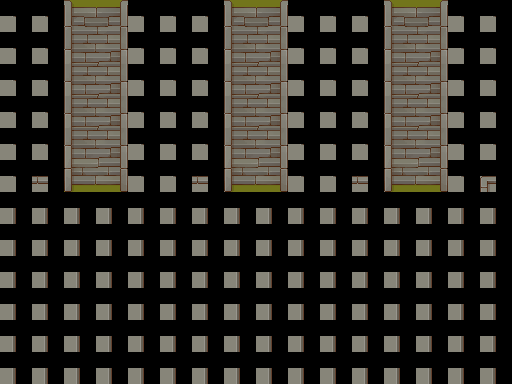

A level layout from a 2D game, rendered from its tile map. Below: a short description, then the map file with its tile-grid data intact:
An orthogonal 16x12 tile map with 32x32 px tiles, 3 tile layers (Suelo, Pared, Capa de patrones 3), 4 tilesets.

<map version="1.10" tiledversion="1.10.1" orientation="orthogonal" renderorder="right-down" width="16" height="12" tilewidth="32" tileheight="32" infinite="0" nextlayerid="4" nextobjectid="1">
 <tileset firstgid="1" source="TX Tileset Stone Ground.tsx" />
 <tileset firstgid="65" source="TX Tileset Wall.tsx" />
 <tileset firstgid="321" source="TX Struct.tsx" />
 <tileset firstgid="577" source="TX Tileset Grass.tsx" />
 <layer id="1" name="Suelo" width="16" height="12">
  <data encoding="csv">
10,10,10,10,10,10,10,10,10,10,10,10,10,10,10,10,
10,10,10,10,10,10,10,10,10,10,10,10,10,10,10,10,
10,10,10,10,10,10,10,10,10,10,10,10,10,10,10,10,
10,10,10,10,10,10,10,10,10,10,10,10,10,10,10,10,
10,10,10,10,10,10,10,10,10,10,10,10,10,10,10,10,
10,10,610,10,10,10,10,10,10,10,10,10,10,10,10,10,
601,601,610,609,603,587,595,610,609,601,603,603,610,609,594,603,
586,595,618,617,603,578,586,618,617,603,580,588,618,617,593,580,
593,596,626,625,594,587,580,626,625,593,580,580,626,625,604,603,
604,585,634,633,588,595,585,634,633,601,604,594,634,633,580,577,
577,604,587,594,594,602,577,595,586,595,595,601,580,587,601,578,
593,577,588,579,603,577,585,594,579,603,588,603,588,595,602,604
</data>
 </layer>
 <layer id="2" name="Pared" width="16" height="12">
  <data encoding="csv">
0,85,86,88,89,0,85,86,88,89,0,85,86,88,89,0,
0,101,102,104,105,0,101,102,104,105,0,101,102,104,105,0,
0,100,0,0,98,0,100,0,0,98,0,100,0,0,98,0,
0,100,0,0,98,0,100,0,0,98,0,100,0,0,98,0,
162,116,168,168,114,167,116,185,185,114,167,116,185,185,114,115,
178,132,168,168,130,183,132,185,185,130,183,132,185,185,130,131,
0,0,0,0,0,0,0,0,0,0,0,0,0,0,0,0,
0,0,0,0,0,0,0,0,0,0,0,0,0,0,0,0,
0,0,0,0,0,0,0,0,0,0,0,0,0,0,0,0,
0,0,0,0,0,0,0,0,0,0,0,0,0,0,0,0,
0,0,0,0,0,0,0,0,0,0,0,0,0,0,0,0,
0,0,0,0,0,0,0,0,0,0,0,0,0,0,0,0
</data>
 </layer>
 <layer id="3" name="Capa de patrones 3" width="16" height="12">
  <data encoding="csv">
0,0,338,339,0,0,0,338,339,0,0,0,338,339,0,0,
0,0,354,355,0,0,0,354,355,0,0,0,354,355,0,0,
0,0,354,355,0,0,0,354,355,0,0,0,354,355,0,0,
0,0,354,355,0,0,0,354,355,0,0,0,357,355,0,0,
0,0,354,355,0,0,0,354,355,0,0,0,357,355,0,0,
0,0,370,371,0,0,0,370,371,0,0,0,373,371,0,0,
32,32,32,32,32,32,32,32,32,32,32,32,32,32,32,32,
32,32,32,32,32,32,32,32,32,32,32,32,32,32,32,32,
32,32,32,32,32,32,32,32,32,32,32,32,32,32,32,32,
32,32,32,32,32,32,32,32,32,32,32,32,32,32,32,32,
32,32,32,32,32,32,32,32,32,32,32,32,32,32,32,32,
32,32,32,32,32,32,32,32,32,32,32,32,32,32,32,32
</data>
 </layer>
</map>
